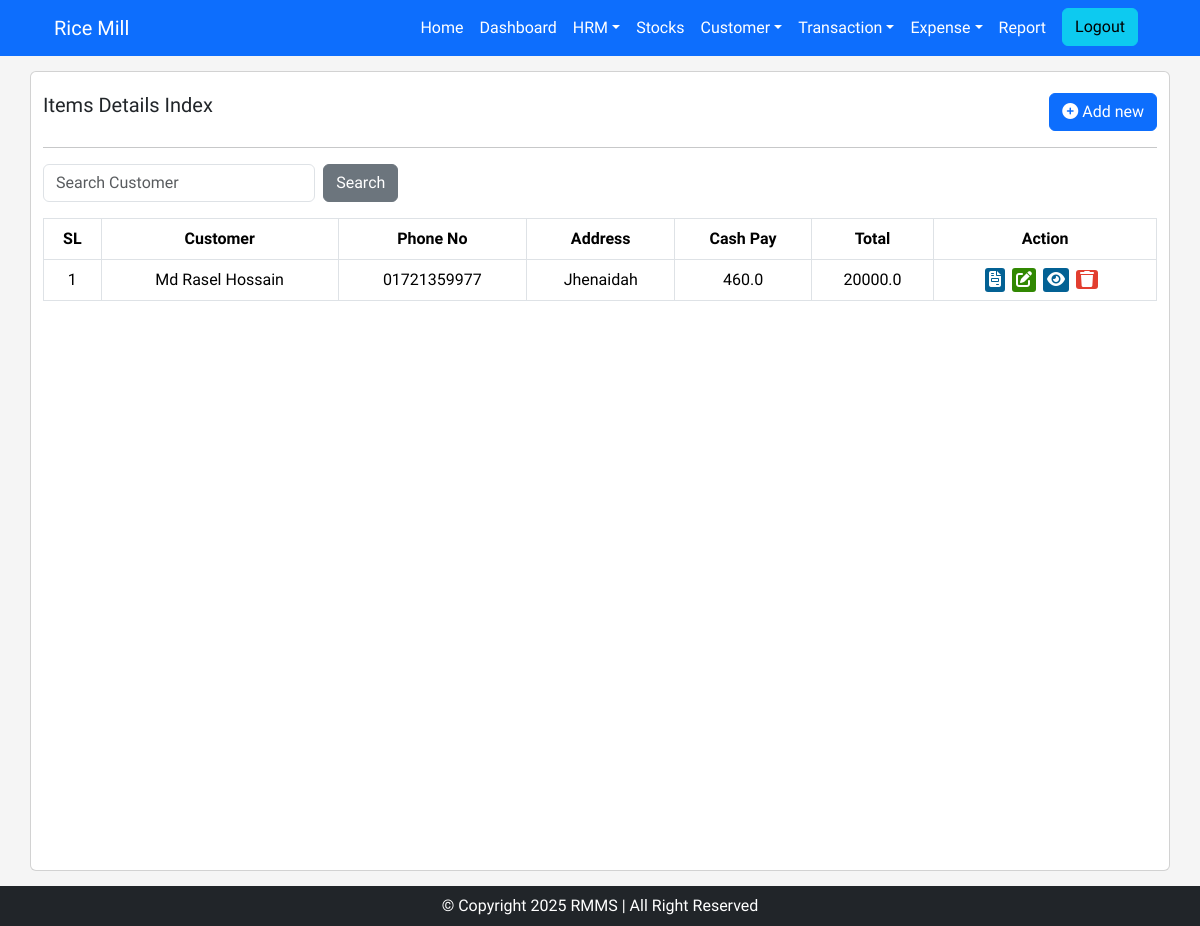
The app's page /add-items-details/index/ (signed in), older data.
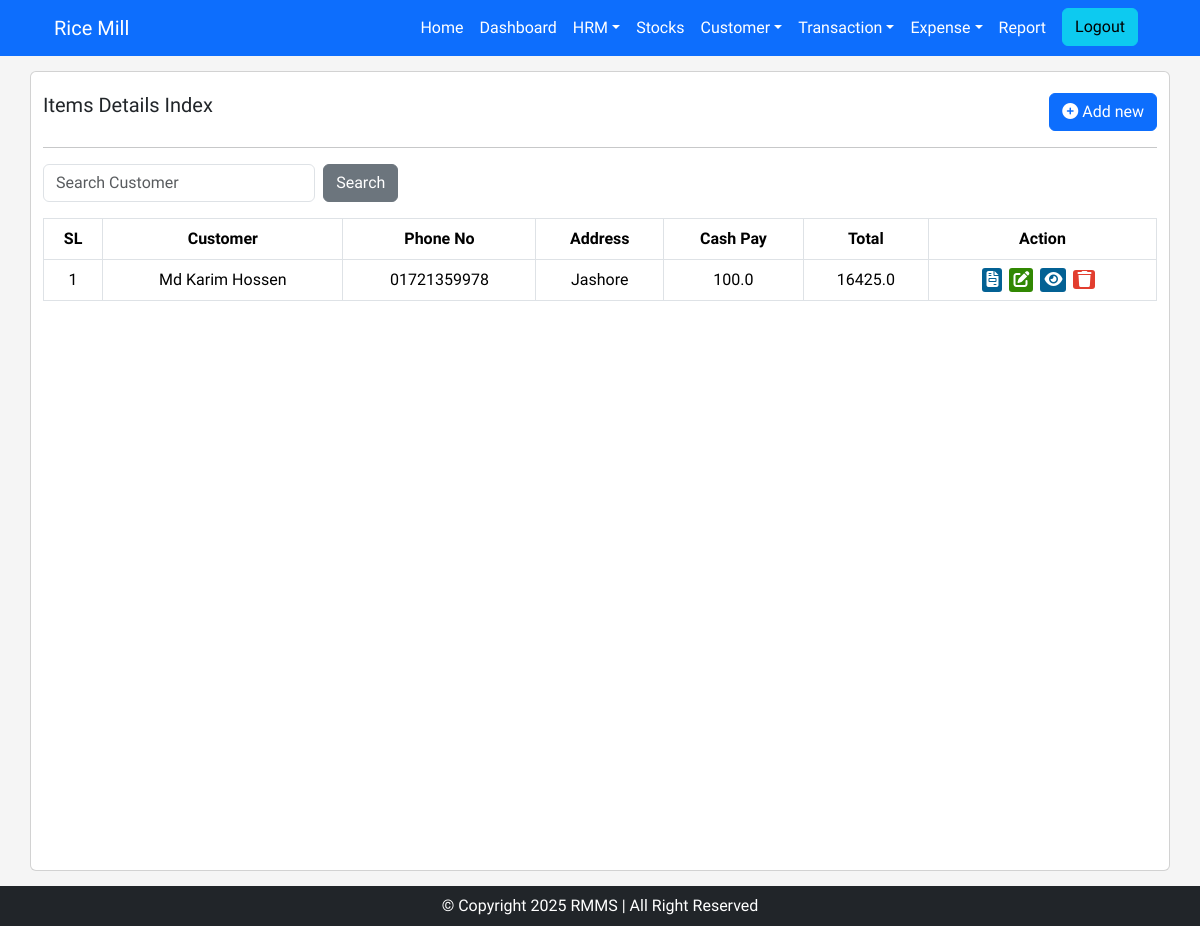
The same page, newer data.
### rice_mill/models.py (models this page shows, shortened)
class AddItemsDetails(models.Model):
    customer = models.ForeignKey(Customer, on_delete=models.PROTECT, related_name='addItemDetails_customer')
    date = models.DateTimeField()
    cash_pay = models.FloatField(blank=True, null=True)
    dhan_uom = models.ForeignKey(Uom, on_delete=models.PROTECT, related_name="additems_uom_dhan")
    dhan_qty = models.FloatField()
    dhan_unit_price = models.FloatField()
    dhan_total = models.FloatField(blank=True, null=True)
    chaul_uom = models.ForeignKey(Uom, on_delete=models.PROTECT, related_name="additems_uom_chaul")
    chaul_qty = models.FloatField(blank=True, null=True)
    chaul_unit_price = models.FloatField(blank=True, null=True)
    chaul_total = models.FloatField(blank=True, null=True)
    khud_uom = models.ForeignKey(Uom, on_delete=models.PROTECT, related_name="additems_uom_khud")
    khud_qty = models.FloatField(blank=True, null=True)
    khud_unit_price = models.FloatField(blank=True, null=True)
    khud_total = models.FloatField(blank=True, null=True)
    kura_uom = models.ForeignKey(Uom, on_delete=models.PROTECT, related_name="additems_uom_kura")
    kura_qty = models.FloatField(blank=True, null=True)
    kura_unit_price = models.FloatField(blank=True, null=True)
    kura_total = models.FloatField(blank=True, null=True)
    chita_uom = models.ForeignKey(Uom, on_delete=models.PROTECT, related_name="additems_uom_chita")
    chita_qty = models.FloatField(blank=True, null=True)
    chita_unit_price = models.FloatField(blank=True, null=True)
    chita_total = models.FloatField(blank=True, null=True)

class Customer(models.Model):
    customer_name = models.CharField(max_length=255)
    customer_name_bn = models.CharField(max_length=255)
    previous_due = models.FloatField()
    phone = models.CharField(max_length=20)
    email = models.EmailField(blank=True, null=True)
    address = models.CharField(max_length=200, blank=True, null=True)
    created_at = models.DateTimeField(auto_now_add=True, blank=True, null=True)
    updated_at = models.DateTimeField(auto_now=True, blank=True, null=True)
    created_by = models.CharField(max_length=200, blank=True, null=True)
    updated_by = models.CharField(max_length=200, blank=True, null=True)
    def __str__(self):
        return self.customer_name

### rice_mill/views.py (the view)
# urls.py: path('add-items-details/index/', addItems_details_index_view, name='add_items_details_index'),
@login_required(login_url='login')
def addItems_details_index_view(request):
    items = AddItemsDetails.objects.all().order_by('date')
    for item in items:
        item.group_key = f"{item.customer} - {item.customer.phone}"
    context = {
        'items': items
    }
    return render(request, 'pages/add_Items_details/index.html', context)

### rice_mill/templates/pages/add_Items_details/index.html (shortened to what the changed rows need)
{% extends "base.html" %}
{% load static %}
{% block content %}
<div class="container base-container card" style="background-color: white; min-height: 100vh;">
    <div class="row">
        <div class="tables table-responsive" id="deptList">
            <table class="table table-hover table-bordered">
                <thead>
                  <tr>
                    <th class="text-center">SL</th>
                    <th class="text-center">Customer</th>
                    <th class="text-center">Phone No</th>
                    <th class="text-center">Address</th>
                    <th class="text-center">Cash Pay</th>
                    <th class="text-center">Total</th>
                    <th class="text-center">Action</th>
                  </tr>
                </thead>
                <tbody>
                    {% if items %}
                    {% regroup items by customer as grouped_obj_list %}
                    {% for group in grouped_obj_list %}
                    {% for item in group.list %}
                    <tr>
                      {% if forloop.first %}
                      <td class="text-center" rowspan="{{group.list|length}}">{{forloop.parentloop.counter}}</td>
                      <td class="text-center" rowspan="{{group.list|length}}">{{group.grouper}}</td>
                      {% endif %}
                      <td class="text-center">{{item.customer.phone}}</td>
                      <td class="text-center">{{item.customer.address}}</td>
                      <td class="text-center">{{item.cash_pay}}</td>
                      <td class="text-center">{{item.dhan_total}}</td>
                      <td class="text-center">
                        <ul class="action">
                            <li>
                                <a type="button" href="{% url 'party_invoice_generation' item.id %}" class="eye-click" data-toggle="tooltip" data-placement="top" title="Invoice" >
                                    <i class="fa-solid fa-file-invoice"></i>
                                </a>
                            </li>
                            <li>
                              <a type="button" href="{% url 'add_items_details_update' item.id %}" class="edit-click" data-toggle="tooltip" data-placement="top" title="Update" >
                                <i class="fa-solid fa-pen-to-square"></i>
                                </a>
                            </li>
                            <li>
                                <a type="button" href="{% url 'add_items_single_details' item.id %}" class="eye-click" data-toggle="tooltip" data-placement="top" title="Details" >
                                    <i class="fa-solid fa-eye"></i>
                                  </a>
                              </li>
                            <li>
                                <a class="delete-click" data-toggle="tooltip" data-placement="top" title="Delete" onclick="SweetDelete(event,this.href)" href="{% url 'add_items_details_delete' item.id %}">
                                <i class="fa fa-trash" aria-hidden="true"></i>
                                </a>
                            </li>
                        </ul>
                      </td>
                    </tr>
                    {% endfor %}
                    {% endfor %}
                    {% else %}
                    <tr>
                        <td colspan="7" class="text-center">Data not found</td>
                    </tr>
                    {% endif %}
                </tbody>
            </table>
        </div>
    </div>
</div>
{% endblock %}

Row changes from the older to the newer data that the page shows:
removed AddItemsDetails: {{ group.grouper }} "Md Rasel Hossain", customer.phone "01721359977", customer.address "Jhenaidah", cash_pay "460.0", dhan_total "20000.0"
added AddItemsDetails: {{ group.grouper }} "Md Karim Hossen", customer.phone "01721359978", customer.address "Jashore", cash_pay "100.0", dhan_total "16425.0"
